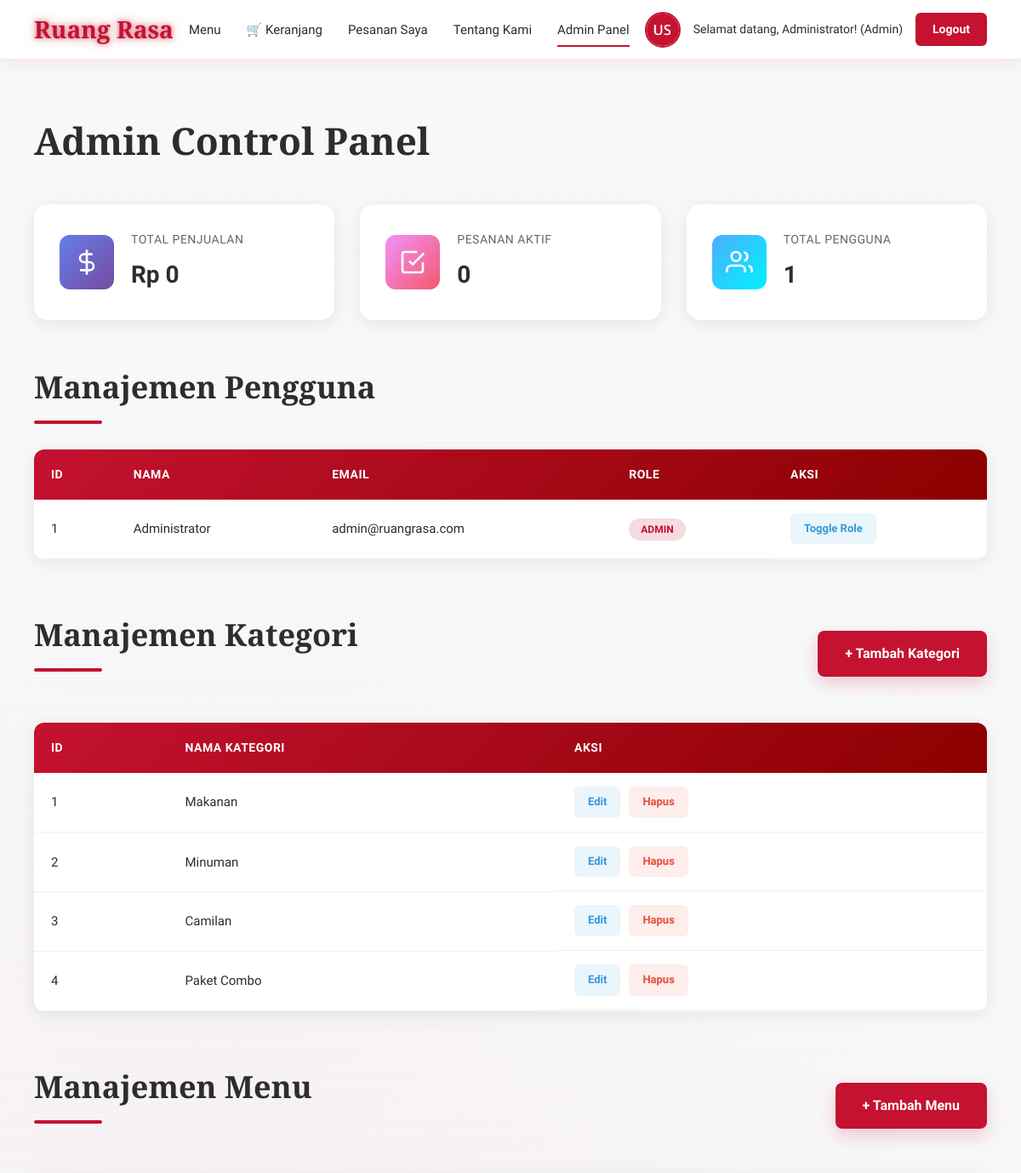
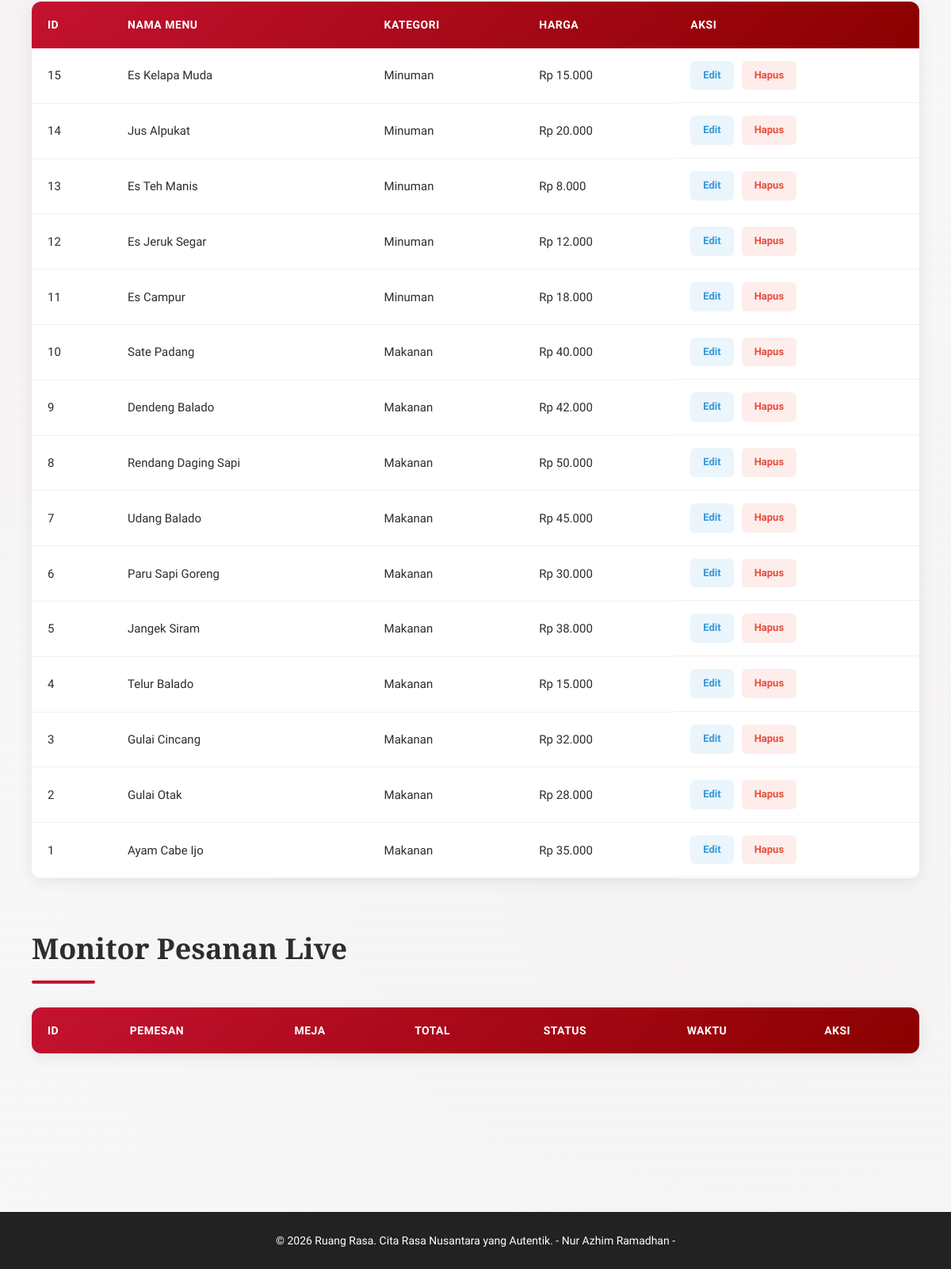
/modules/mahasiswa/admin.php (signed in), run on the app's committed database (2 pictures, top to bottom).
### tables this page shows
CREATE TABLE users (
    id INT AUTO_INCREMENT PRIMARY KEY,
    nama VARCHAR(100) NOT NULL,
    email VARCHAR(100) UNIQUE NOT NULL,
    password VARCHAR(255) NOT NULL,
    foto VARCHAR(255) DEFAULT 'default.png',
    role ENUM('admin', 'user') DEFAULT 'user'
);

CREATE TABLE kategori (
    id INT AUTO_INCREMENT PRIMARY KEY,
    nama_kategori VARCHAR(50) NOT NULL
);

CREATE TABLE menu (
    id INT AUTO_INCREMENT PRIMARY KEY,
    nama_menu VARCHAR(100) NOT NULL,
    harga INT NOT NULL,
    id_kategori INT NOT NULL,
    gambar VARCHAR(255) DEFAULT 'default_menu.png',
    deskripsi TEXT,
    FOREIGN KEY (id_kategori) REFERENCES kategori(id) ON DELETE CASCADE
);

### config/security.php (called while the page is built, shortened)
<?php
function get_image_url($filename, $base_path = '../../img/', $default = 'default.png') {
    return $base_path . $filename;
}
function profile_img($filename, $base_path = '../../img/') {
    return get_image_url($filename, $base_path, 'default.png');
}
?>

### modules/mahasiswa/admin.php (the view, shortened to what this page needs)
<?php
require_once '../../config/koneksi.php';
$nama = $_SESSION['nama'];
$role = $_SESSION['role'];
$foto = $_SESSION['foto'];
$current_page = basename($_SERVER['PHP_SELF']);
$total_sales = $koneksi->query("SELECT COALESCE(SUM(total_harga), 0) as total FROM pesanan")->fetch_assoc()['total'];
$total_orders = $koneksi->query("SELECT COUNT(*) as total FROM pesanan WHERE status != 'selesai'")->fetch_assoc()['total'];
$total_users = $koneksi->query("SELECT COUNT(*) as total FROM users")->fetch_assoc()['total'];
$users_result = $koneksi->query("SELECT * FROM users ORDER BY id DESC");
$kategori_result = $koneksi->query("SELECT * FROM kategori ORDER BY id");
$menu_result = $koneksi->query("SELECT m.*, k.nama_kategori FROM menu m JOIN kategori k ON m.id_kategori = k.id ORDER BY m.id DESC");
?>
<!DOCTYPE html>
<html lang="id">
<head>
    <link rel="stylesheet" href="../../style.css">
</head>
<body>
    <nav class="navbar">
        <div class="nav-container">
            <div class="nav-brand">Ruang Rasa</div>
<div class="nav-links">
    <a href="index.php"
       class="nav-link <?= $current_page == 'index.php' ? 'active' : '' ?>">
        Menu
    </a>
    <a href="cart.php"
       class="nav-link <?= $current_page == 'cart.php' ? 'active' : '' ?>"
       style="position:relative;">
        🛒 Keranjang
    </a>
    <a href="orders.php"
       class="nav-link <?= $current_page == 'orders.php' ? 'active' : '' ?>">
        Pesanan Saya
    </a>
    <a href="about.php"
       class="nav-link <?= $current_page == 'about.php' ? 'active' : '' ?>">
        Tentang Kami
    </a>
    <a href="admin.php"
       class="nav-link <?= $current_page == 'admin.php' ? 'active' : '' ?>">
        Admin Panel
    </a>
</div>
            <div class="nav-profile">
                <img src="<?php echo htmlspecialchars(profile_img($foto)); ?>" alt="Profile" class="profile-img">
                <span class="profile-text">
                    Selamat datang, <?php echo htmlspecialchars($nama); ?>! (<?php echo ucfirst($role); ?>)
                </span>
                <a href="../../auth/logout.php" class="btn-logout">Logout</a>
            </div>
        </div>
    </nav>
    <div class="main-container">
        <h1 class="page-title">Admin Control Panel</h1>
        <div class="analytics-grid">
            <div class="analytics-card">
                <div class="analytics-icon" style="background: linear-gradient(135deg, #667eea 0%, #764ba2 100%);">
                    <svg width="32" height="32" viewBox="0 0 24 24" fill="none" stroke="white" stroke-width="2">
                        <line x1="12" y1="1" x2="12" y2="23"></line>
                        <path d="M17 5H9.5a3.5 3.5 0 0 0 0 7h5a3.5 3.5 0 0 1 0 7H6"></path>
                    </svg>
                </div>
                <div class="analytics-content">
                    <p class="analytics-label">Total Penjualan</p>
                    <h3 class="analytics-value">Rp <?php echo number_format($total_sales, 0, ',', '.'); ?></h3>
                </div>
            </div>
            <div class="analytics-card">
                <div class="analytics-icon" style="background: linear-gradient(135deg, #f093fb 0%, #f5576c 100%);">
                    <svg width="32" height="32" viewBox="0 0 24 24" fill="none" stroke="white" stroke-width="2">
                        <path d="M9 11l3 3L22 4"></path>
                        <path d="M21 12v7a2 2 0 0 1-2 2H5a2 2 0 0 1-2-2V5a2 2 0 0 1 2-2h11"></path>
                    </svg>
                </div>
                <div class="analytics-content">
                    <p class="analytics-label">Pesanan Aktif</p>
                    <h3 class="analytics-value"><?php echo $total_orders; ?></h3>
                </div>
            </div>
            <div class="analytics-card">
                <div class="analytics-icon" style="background: linear-gradient(135deg, #4facfe 0%, #00f2fe 100%);">
                    <svg width="32" height="32" viewBox="0 0 24 24" fill="none" stroke="white" stroke-width="2">
                        <path d="M17 21v-2a4 4 0 0 0-4-4H5a4 4 0 0 0-4 4v2"></path>
                        <circle cx="9" cy="7" r="4"></circle>
                        <path d="M23 21v-2a4 4 0 0 0-3-3.87"></path>
                        <path d="M16 3.13a4 4 0 0 1 0 7.75"></path>
                    </svg>
                </div>
                <div class="analytics-content">
                    <p class="analytics-label">Total Pengguna</p>
                    <h3 class="analytics-value"><?php echo $total_users; ?></h3>
                </div>
            </div>
        </div>
        <div class="admin-section">
            <h2 class="section-title">Manajemen Pengguna</h2>
            <div class="table-container">
                <table class="data-table">
                    <thead>
                        <tr>
                            <th>ID</th>
                            <th>Nama</th>
                            <th>Email</th>
                            <th>Role</th>
                            <th>Aksi</th>
                        </tr>
                    </thead>
                    <tbody>
                        <?php while ($user = $users_result->fetch_assoc()): ?>
                        <tr>
                            <td><?php echo $user['id']; ?></td>
                            <td><?php echo htmlspecialchars($user['nama']); ?></td>
                            <td><?php echo htmlspecialchars($user['email']); ?></td>
                            <td>
                                <span class="role-badge role-<?php echo $user['role']; ?>">
                                    <?php echo ucfirst($user['role']); ?>
                                </span>
                            </td>
                            <td class="action-buttons">
                                <a href="ubah.php?type=user_role&id=<?php echo $user['id']; ?>&role=<?php echo $user['role'] === 'admin' ? 'user' : 'admin'; ?>" class="btn-action btn-edit">Toggle Role</a>
                            </td>
                        </tr>
                        <?php endwhile; ?>
                    </tbody>
                </table>
            </div>
        </div>
        <div class="admin-section">
            <div class="section-header">
                <h2 class="section-title">Manajemen Kategori</h2>
                <a href="tambah_kategori.php" class="btn-primary">+ Tambah Kategori</a>
            </div>
            <div class="table-container">
                <table class="data-table">
                    <thead>
                        <tr>
                            <th>ID</th>
                            <th>Nama Kategori</th>
                            <th>Aksi</th>
                        </tr>
                    </thead>
                    <tbody>
                        <?php while ($kategori = $kategori_result->fetch_assoc()): ?>
                        <tr>
                            <td><?php echo $kategori['id']; ?></td>
                            <td><?php echo htmlspecialchars($kategori['nama_kategori']); ?></td>
                            <td class="action-buttons">
                                <a href="edit_kategori.php?id=<?php echo $kategori['id']; ?>" class="btn-action btn-edit">Edit</a>
                                <a href="hapus.php?type=kategori&id=<?php echo $kategori['id']; ?>" class="btn-action btn-delete">Hapus</a>
                            </td>
                        </tr>
                        <?php endwhile; ?>
                    </tbody>
                </table>
            </div>
        </div>
        <div class="admin-section">
            <div class="section-header">
                <h2 class="section-title">Manajemen Menu</h2>
                <a href="tambah_menu.php" class="btn-primary">+ Tambah Menu</a>
            </div>
            <div class="table-container">
                <table class="data-table">
                    <thead>
                        <tr>
                            <th>ID</th>
                            <th>Nama Menu</th>
                            <th>Kategori</th>
                            <th>Harga</th>
                            <th>Aksi</th>
                        </tr>
                    </thead>
                    <tbody>
                        <?php while ($menu = $menu_result->fetch_assoc()): ?>
                        <tr>
                            <td><?php echo $menu['id']; ?></td>
                            <td><?php echo htmlspecialchars($menu['nama_menu']); ?></td>
                            <td><?php echo htmlspecialchars($menu['nama_kategori']); ?></td>
                            <td>Rp <?php echo number_format($menu['harga'], 0, ',', '.'); ?></td>
                            <td class="action-buttons">
                                <a href="edit_menu.php?id=<?php echo $menu['id']; ?>" class="btn-action btn-edit">Edit</a>
                                <a href="hapus.php?type=menu&id=<?php echo $menu['id']; ?>" class="btn-action btn-delete">Hapus</a>
                            </td>
                        </tr>
                        <?php endwhile; ?>
                    </tbody>
                </table>
            </div>
        </div>
        <div class="admin-section">
            <h2 class="section-title">Monitor Pesanan Live</h2>
            <div class="table-container">
                <table class="data-table">
                    <thead>
                        <tr>
                            <th>ID</th>
                            <th>Pemesan</th>
                            <th>Meja</th>
                            <th>Total</th>
                            <th>Status</th>
                            <th>Waktu</th>
                            <th>Aksi</th>
                        </tr>
                    </thead>
                </table>
            </div>
        </div>
    </div>
    <footer class="footer">
        <p>&copy; 2026 Ruang Rasa. Cita Rasa Nusantara yang Autentik. - Nur Azhim Ramadhan -</p>
    </footer>
</body>
</html>

### data on the page
users: id "1", nama "Administrator", email "admin@ruangrasa.com", role "ADMIN"
kategori: id "1", nama_kategori "Makanan"
kategori: id "2", nama_kategori "Minuman"
kategori: id "3", nama_kategori "Camilan"
kategori: id "4", nama_kategori "Paket Combo"
menu: id "15", nama_menu "Es Kelapa Muda", id_kategori.nama_kategori "Minuman", harga "15.000"
menu: id "14", nama_menu "Jus Alpukat", id_kategori.nama_kategori "Minuman", harga "20.000"
menu: id "13", nama_menu "Es Teh Manis", id_kategori.nama_kategori "Minuman", harga "8.000"
menu: id "12", nama_menu "Es Jeruk Segar", id_kategori.nama_kategori "Minuman", harga "12.000"
menu: id "11", nama_menu "Es Campur", id_kategori.nama_kategori "Minuman", harga "18.000"
menu: id "10", nama_menu "Sate Padang", id_kategori.nama_kategori "Makanan", harga "40.000"
menu: id "9", nama_menu "Dendeng Balado", id_kategori.nama_kategori "Makanan", harga "42.000"
menu: id "8", nama_menu "Rendang Daging Sapi", id_kategori.nama_kategori "Makanan", harga "50.000"
menu: id "7", nama_menu "Udang Balado", id_kategori.nama_kategori "Makanan", harga "45.000"
menu: id "6", nama_menu "Paru Sapi Goreng", id_kategori.nama_kategori "Makanan", harga "30.000"
menu: id "5", nama_menu "Jangek Siram", id_kategori.nama_kategori "Makanan", harga "38.000"
menu: id "4", nama_menu "Telur Balado", id_kategori.nama_kategori "Makanan", harga "15.000"
menu: id "3", nama_menu "Gulai Cincang", id_kategori.nama_kategori "Makanan", harga "32.000"
menu: id "2", nama_menu "Gulai Otak", id_kategori.nama_kategori "Makanan", harga "28.000"
menu: id "1", nama_menu "Ayam Cabe Ijo", id_kategori.nama_kategori "Makanan", harga "35.000"

### other printed values
$nama "Administrator"
$role "Admin"
$total_sales "0"
$total_orders "0"
$total_users "1"
